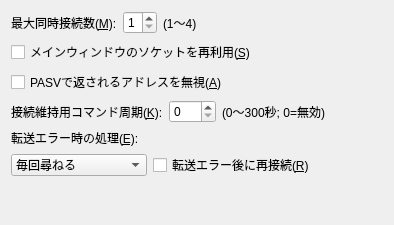
<?xml version="1.0" encoding="UTF-8"?>
<ui version="4.0">
 <class>HostSettingFeatureForm</class>
 <widget class="QWidget" name="HostSettingFeatureForm">
  <property name="geometry">
   <rect>
    <x>0</x>
    <y>0</y>
    <width>394</width>
    <height>225</height>
   </rect>
  </property>
  <property name="layoutDirection">
   <enum>Qt::LayoutDirection::LeftToRight</enum>
  </property>
  <property name="autoFillBackground">
   <bool>false</bool>
  </property>
  <layout class="QVBoxLayout" name="verticalLayout_2">
   <item>
    <layout class="QHBoxLayout" name="horizontalLayout">
     <item>
      <widget class="QLabel" name="label_1">
       <property name="text">
        <string>最大同時接続数(&amp;M):</string>
       </property>
       <property name="buddy">
        <cstring>spinBox_MaxThreadCount</cstring>
       </property>
      </widget>
     </item>
     <item>
      <widget class="QSpinBox" name="spinBox_MaxThreadCount">
       <property name="minimum">
        <number>1</number>
       </property>
       <property name="maximum">
        <number>4</number>
       </property>
      </widget>
     </item>
     <item>
      <widget class="QLabel" name="label_2">
       <property name="text">
        <string>(1～4)</string>
       </property>
      </widget>
     </item>
     <item>
      <spacer name="horizontalSpacer">
       <property name="orientation">
        <enum>Qt::Orientation::Horizontal</enum>
       </property>
       <property name="sizeHint" stdset="0">
        <size>
         <width>40</width>
         <height>20</height>
        </size>
       </property>
      </spacer>
     </item>
    </layout>
   </item>
   <item>
    <layout class="QVBoxLayout" name="verticalLayout">
     <item>
      <widget class="QCheckBox" name="checkBox_ReuseCmdSkt">
       <property name="text">
        <string>メインウィンドウのソケットを再利用(&amp;S)</string>
       </property>
      </widget>
     </item>
     <item>
      <widget class="QCheckBox" name="checkBox_NoPasvAdrs">
       <property name="text">
        <string>PASVで返されるアドレスを無視(&amp;A)</string>
       </property>
      </widget>
     </item>
    </layout>
   </item>
   <item>
    <layout class="QHBoxLayout" name="horizontalLayout_2">
     <item>
      <widget class="QLabel" name="label_4">
       <property name="text">
        <string>接続維持用コマンド周期(&amp;K):</string>
       </property>
       <property name="buddy">
        <cstring>spinBox_NoopInterval</cstring>
       </property>
      </widget>
     </item>
     <item>
      <widget class="QSpinBox" name="spinBox_NoopInterval">
       <property name="maximum">
        <number>300</number>
       </property>
      </widget>
     </item>
     <item>
      <widget class="QLabel" name="label_3">
       <property name="text">
        <string>(0～300秒; 0=無効)</string>
       </property>
      </widget>
     </item>
     <item>
      <spacer name="horizontalSpacer_2">
       <property name="orientation">
        <enum>Qt::Orientation::Horizontal</enum>
       </property>
       <property name="sizeHint" stdset="0">
        <size>
         <width>40</width>
         <height>20</height>
        </size>
       </property>
      </spacer>
     </item>
    </layout>
   </item>
   <item>
    <layout class="QGridLayout" name="gridLayout">
     <item row="0" column="0">
      <widget class="QLabel" name="label_5">
       <property name="text">
        <string>転送エラー時の処理(&amp;E):</string>
       </property>
       <property name="buddy">
        <cstring>comboBox_ErrorMode</cstring>
       </property>
      </widget>
     </item>
     <item row="1" column="0">
      <widget class="QComboBox" name="comboBox_ErrorMode">
       <item>
        <property name="text">
         <string>毎回尋ねる</string>
        </property>
       </item>
       <item>
        <property name="text">
         <string>全て後で上書き</string>
        </property>
       </item>
       <item>
        <property name="text">
         <string>全て後でリジューム</string>
        </property>
       </item>
       <item>
        <property name="text">
         <string>全てスキップ</string>
        </property>
       </item>
      </widget>
     </item>
     <item row="1" column="1">
      <widget class="QCheckBox" name="checkBox_Reconnect">
       <property name="text">
        <string>転送エラー後に再接続(&amp;R)</string>
       </property>
      </widget>
     </item>
     <item row="1" column="2">
      <spacer name="horizontalSpacer_3">
       <property name="orientation">
        <enum>Qt::Orientation::Horizontal</enum>
       </property>
       <property name="sizeHint" stdset="0">
        <size>
         <width>40</width>
         <height>20</height>
        </size>
       </property>
      </spacer>
     </item>
    </layout>
   </item>
   <item>
    <spacer name="verticalSpacer">
     <property name="orientation">
      <enum>Qt::Orientation::Vertical</enum>
     </property>
     <property name="sizeHint" stdset="0">
      <size>
       <width>20</width>
       <height>40</height>
      </size>
     </property>
    </spacer>
   </item>
  </layout>
 </widget>
 <resources/>
 <connections/>
</ui>
